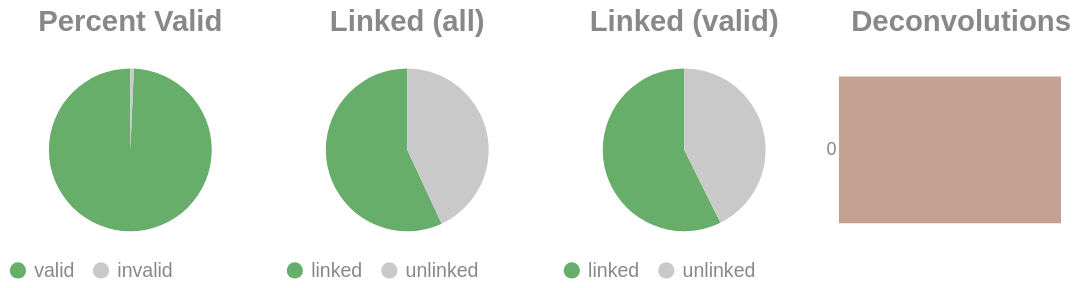

This figure's notebook cell:
### Code cell
if SKIPLR:
    pass
else:
    clash = Counter()
    for i in valids['molecule'].to_list():
        _mol = i.split("-")
        if len(_mol) == 1:
            clash.update('0')
        else:
            clash.update(_mol[-1])

    _d = {"deconvolutions": [], 'count': []}
    for k,v in clash.items():
        _d['deconvolutions'].append(k)
        _d['count'].append(v)

    tot_valid = valids['reads'].sum()
    mask = valids['reads'] >= 2
    n_linked_reads = valids.filter(mask)['reads'].sum()
    if n_linked_reads == 0:
        print_html("No linked molecules (>=2 reads) were detected; skipping linked-only distributions.")
        SKIPLR = True
    else:
        perc_valid = round(tot_valid / n_reads, 4)
        linked_perc_abs = round(n_linked_reads / n_reads, 4)
        linked_perc = round(n_linked_reads / tot_valid, 4)

    _valid = pl.DataFrame({"valids": ['valid', 'invalid'], "count": [tot_valid, n_reads - tot_valid]})
    _linked_abs = pl.DataFrame({"linked (absolute)": ['linked', 'unlinked'], "count": [n_linked_reads, n_reads - n_linked_reads]})
    _linked_rel = pl.DataFrame({"linked (valids)": ['linked', 'unlinked'], "count": [n_linked_reads, tot_valid - n_linked_reads]})

    (
        alt.hconcat(
            piechart(_valid, goodval = 'valid', title = "Percent Valid"),
            piechart(_linked_abs, goodval = "linked", title =  "Linked (all)"),
            piechart(_linked_rel, goodval = "linked", title =  "Linked (valid)"),
            convolutionbar(pl.DataFrame(_d), title = "Deconvolutions"),
            center = True,
            bounds = 'flush'
        )
        .resolve_scale(color='independent')
        .resolve_legend('independent')
        .properties(usermeta={'embedOptions': {"actions": False}})
    ).display()

### Figure 1 — Vega-Lite specification as saved in the notebook (floating-point values rounded to 4 significant figures)
{"width": "container", "height": 400, "config": {"title": {"anchor": "start", "dy": -15, "fontSize": 18, "color": "#888888", "subtitleColor": "#888888", "subtitleFontSize": 14}, "arc": {"fill": "#0072B2"}, "axis": {"domainColor": "#888888", "domainWidth": 0.5, "gridWidth": 0.2, "grid": false, "titleFontWeight": 400, "titleFontSize": 15, "labelFontSize": 11, "labelColor": "#888888", "tickColor": "#888888", "tickWidth": 0.2, "titleColor": "#888888"}, "axisBand": {"grid": false}, "axisX": {"grid": true, "tickSize": 10, "domainCap": "round"}, "axisY": {"domain": false, "grid": true, "tickSize": 0, "domainCap": "round"}, "background": "transparent", "header": {"labelFontSize": 15, "labelColor": "#888888", "titleFontSize": 15, "titleFontWeight": 600, "titleColor": "#888888"}, "legend": {"labelFont": "sans-serif", "labelFontSize": 12, "labelColor": "#888888", "symbolSize": 100, "symbolType": "circle", "titleFontSize": 12, "titlePadding": 10, "titleColor": "#888888", "title": null}, "range": {"category": ["#E69F00", "#56B4E9", "#009E73", "#F0E442", "#0072B2", "#D55E00", "#CC79A7", "#000000"], "diverging": ["#cfe8f3", "#a2d4ec", "#73bfe2", "#46abdb", "#1696d2", "#12719e"]}, "area": {"fill": "#0072B2", "fillOpacity": 0.7, "line": true, "strokeOpacity": 0.7}, "line": {"color": "#0072B2", "stroke": "#0072B2", "strokeWidth": 2}, "trail": {"color": "#0072B2", "stroke": "#0072B2", "strokeWidth": 0, "size": 1}, "point": {"filled": true, "fillOpacity": 1.0, "size": 95}, "text": {"color": "#888888", "fontSize": 11, "align": "right", "fontWeight": 400, "size": 11}, "bar": {"fill": "#0072B2", "stroke": null}, "view": {"stroke": null, "continuousWidth": 660, "continuousHeight": 400}}, "hconcat": [{"data": {"name": "data-82ad3d53fd178c908d46c733ad9c2b56"}, "mark": {"type": "arc"}, "encoding": {"color": {"field": "valids", "legend": {"orient": "bottom", "title": null}, "scale": {"domain": ["valid", "invalid"], "range": ["#68ae6b", "#C9C9C9"]}, "title": "Valids", "type": "nominal"}, "theta": {"field": "count", "type": "quantitative"}, "tooltip": [{"field": "valids", "title": "Valids", "type": "ordinal"}, {"field": "percent", "format": ".2%", "title": "Percent", "type": "quantitative"}, {"field": "count", "title": "Count", "type": "quantitative"}]}, "height": 100, "title": {"text": "Percent Valid", "align": "center", "anchor": "middle"}, "transform": [{"calculate": "datum.count / 7587398", "as": "percent"}], "width": 150}, {"data": {"name": "data-2d6cb42386ed2d0bb2a75cb8e142d7ce"}, "mark": {"type": "arc"}, "encoding": {"color": {"field": "linked (absolute)", "legend": {"orient": "bottom", "title": null}, "scale": {"domain": ["linked", "unlinked"], "range": ["#68ae6b", "#C9C9C9"]}, "title": "Linked (Absolute)", "type": "nominal"}, "theta": {"field": "count", "type": "quantitative"}, "tooltip": [{"field": "linked (absolute)", "title": "Linked (Absolute)", "type": "ordinal"}, {"field": "percent", "format": ".2%", "title": "Percent", "type": "quantitative"}, {"field": "count", "title": "Count", "type": "quantitative"}]}, "height": 100, "title": {"text": "Linked (all)", "align": "center", "anchor": "middle"}, "transform": [{"calculate": "datum.count / 7587398", "as": "percent"}], "width": 150}, {"data": {"name": "data-7c49facc20a99c01ed04caa523e0dbf0"}, "mark": {"type": "arc"}, "encoding": {"color": {"field": "linked (valids)", "legend": {"orient": "bottom", "title": null}, "scale": {"domain": ["linked", "unlinked"], "range": ["#68ae6b", "#C9C9C9"]}, "title": "Linked (Valids)", "type": "nominal"}, "theta": {"field": "count", "type": "quantitative"}, "tooltip": [{"field": "linked (valids)", "title": "Linked (Valids)", "type": "ordinal"}, {"field": "percent", "format": ".2%", "title": "Percent", "type": "quantitative"}, {"field": "count", "title": "Count", "type": "quantitative"}]}, "height": 100, "title": {"text": "Linked (valid)", "align": "center", "anchor": "middle"}, "transform": [{"calculate": "datum.count / 7534363", "as": "percent"}], "width": 150}, {"data": {"name": "data-296eafbf927c29db2547d028737a9814"}, "mark": {"type": "bar"}, "encoding": {"color": {"field": "deconvolutions", "legend": null, "scale": {"scheme": "lightgreyred"}, "type": "nominal"}, "tooltip": [{"field": "deconvolutions", "title": "Deconvolutions", "type": "ordinal"}, {"field": "percent", "format": ".2%", "title": "Percent", "type": "quantitative"}, {"field": "count", "title": "Count", "type": "quantitative"}], "x": {"axis": null, "field": "count", "type": "quantitative"}, "y": {"field": "deconvolutions", "sort": "ascending", "title": null, "type": "nominal"}}, "height": 100, "title": {"text": "Deconvolutions", "align": "center", "anchor": "middle"}, "transform": [{"calculate": "datum.count / 4543631", "as": "percent"}], "width": 150}], "bounds": "flush", "center": true, "resolve": {"legend": {"angle": "independent"}, "scale": {"color": "independent"}}, "usermeta": {"embedOptions": {"actions": false}}, "$schema": "https://vega.github.io/schema/vega-lite/v6.1.0.json", "datasets": {"data-82ad3d53fd178c908d46c733ad9c2b56": [{"valids": "valid", "count": 7534363}, {"valids": "invalid", "count": 53035}], "data-2d6cb42386ed2d0bb2a75cb8e142d7ce": [{"linked (absolute)": "linked", "count": 4321155}, {"linked (absolute)": "unlinked", "count": 3266243}], "data-7c49facc20a99c01ed04caa523e0dbf0": [{"linked (valids)": "linked", "count": 4321155}, {"linked (valids)": "unlinked", "count": 3213208}], "data-296eafbf927c29db2547d028737a9814": [{"deconvolutions": "0", "count": 4543631}]}}
